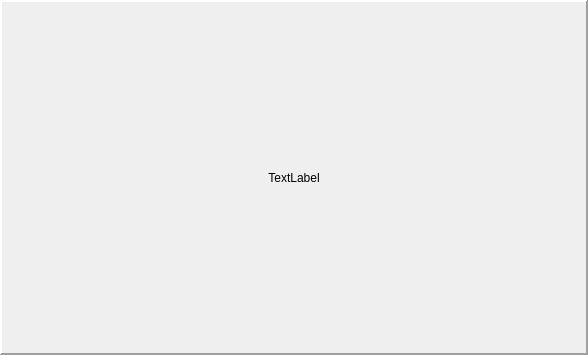
<?xml version="1.0" encoding="UTF-8"?>
<ui version="4.0">
 <class>QcmEntryGuess</class>
 <widget class="QWidget" name="QcmEntryGuess">
  <property name="geometry">
   <rect>
    <x>0</x>
    <y>0</y>
    <width>588</width>
    <height>355</height>
   </rect>
  </property>
  <property name="windowTitle">
   <string>Form</string>
  </property>
  <layout class="QHBoxLayout" name="horizontalLayout">
   <property name="spacing">
    <number>0</number>
   </property>
   <property name="leftMargin">
    <number>0</number>
   </property>
   <property name="topMargin">
    <number>0</number>
   </property>
   <property name="rightMargin">
    <number>0</number>
   </property>
   <property name="bottomMargin">
    <number>0</number>
   </property>
   <item>
    <widget class="QLabel" name="EntryGuess">
     <property name="frameShape">
      <enum>QFrame::Panel</enum>
     </property>
     <property name="frameShadow">
      <enum>QFrame::Raised</enum>
     </property>
     <property name="lineWidth">
      <number>2</number>
     </property>
     <property name="text">
      <string>TextLabel</string>
     </property>
     <property name="alignment">
      <set>Qt::AlignCenter</set>
     </property>
     <property name="wordWrap">
      <bool>false</bool>
     </property>
     <property name="textInteractionFlags">
      <set>Qt::NoTextInteraction</set>
     </property>
    </widget>
   </item>
  </layout>
 </widget>
 <resources/>
 <connections/>
</ui>
